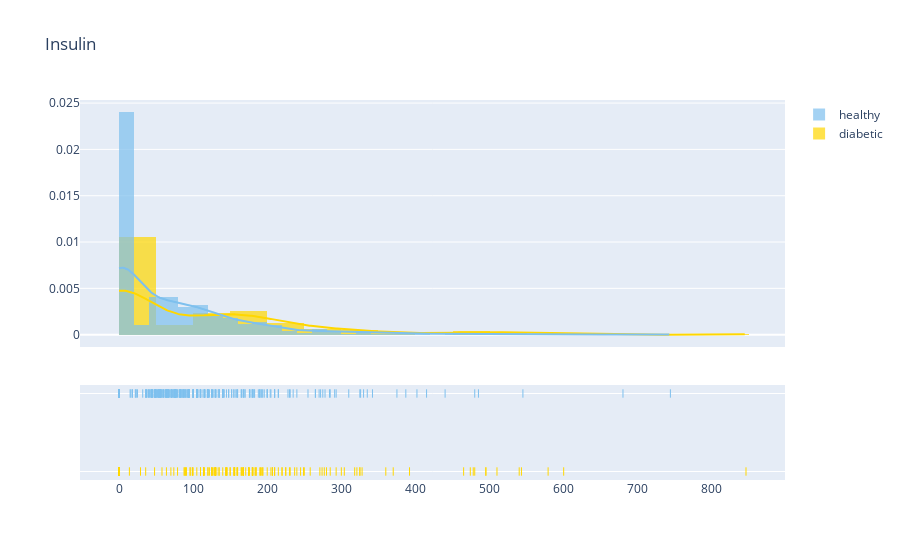

Notebook cell for this chart:
### Code cell
plot_distribution('Insulin', 0)

### Figure 1 — Plotly figure (JSON) as saved in the notebook; plotly's stock layout.template omitted (floating-point values rounded to 4 significant figures; data arrays with more than 128 entries replaced by an {"elided": "..."} marker saying what was removed)
{"data": [{"histnorm": "probability density", "legendgroup": "diabetic", "marker": {"color": "#FFD700"}, "name": "diabetic", "opacity": 0.7, "type": "histogram", "x": {"elided": "268 int values"}, "xaxis": "x", "xbins": {"end": 846, "size": 0, "start": 0}, "yaxis": "y"}, {"histnorm": "probability density", "legendgroup": "healthy", "marker": {"color": "#7EC0EE"}, "name": "healthy", "opacity": 0.7, "type": "histogram", "x": {"elided": "500 int values"}, "xaxis": "x", "xbins": {"end": 744, "size": 0, "start": 0}, "yaxis": "y"}, {"legendgroup": "diabetic", "marker": {"color": "#FFD700"}, "mode": "lines", "name": "diabetic", "showlegend": false, "type": "scatter", "x": {"elided": "500 float values"}, "xaxis": "x", "y": {"elided": "500 float values"}, "yaxis": "y"}, {"legendgroup": "healthy", "marker": {"color": "#7EC0EE"}, "mode": "lines", "name": "healthy", "showlegend": false, "type": "scatter", "x": {"elided": "500 float values"}, "xaxis": "x", "y": {"elided": "500 float values"}, "yaxis": "y"}, {"legendgroup": "diabetic", "marker": {"color": "#FFD700", "symbol": "line-ns-open"}, "mode": "markers", "name": "diabetic", "showlegend": false, "type": "scatter", "x": {"elided": "268 int values"}, "xaxis": "x", "y": {"elided": "268 str values"}, "yaxis": "y2"}, {"legendgroup": "healthy", "marker": {"color": "#7EC0EE", "symbol": "line-ns-open"}, "mode": "markers", "name": "healthy", "showlegend": false, "type": "scatter", "x": {"elided": "500 int values"}, "xaxis": "x", "y": {"elided": "500 str values"}, "yaxis": "y2"}], "layout": {"autosize": true, "barmode": "overlay", "hovermode": "closest", "legend": {"traceorder": "reversed"}, "title": {"text": "Insulin"}, "xaxis": {"anchor": "y2", "autorange": true, "domain": [0, 1], "range": [-51.4, 897.4], "type": "linear", "zeroline": false}, "yaxis": {"anchor": "free", "autorange": true, "domain": [0.35, 1], "position": 0, "range": [-0.001331, 0.02533], "type": "linear"}, "yaxis2": {"anchor": "x", "autorange": true, "domain": [0, 0.25], "dtick": 1, "range": [-0.1818, 1.182], "showticklabels": false, "type": "category"}}}
